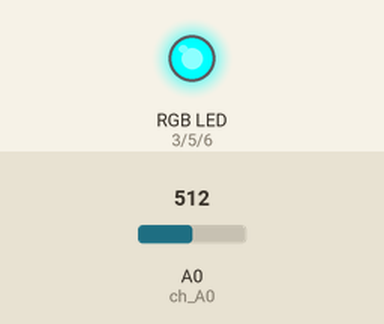
The sketch below on a simulated Arduino Uno, built with avr-gcc and run on an emulated ATmega328P. On the bench: an RGB LED mixed from three pins (HIGH = lit). The test bench sets the inputs (shaded band); at power-on: A0 (ch_A0) = 512.

Above: at 0.31 s.
At 1.4 s:
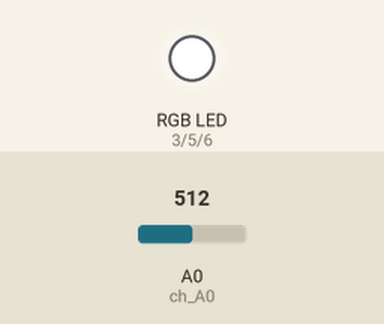
1.5 s: A0 (ch_A0) set to 0
At 2.6 s:
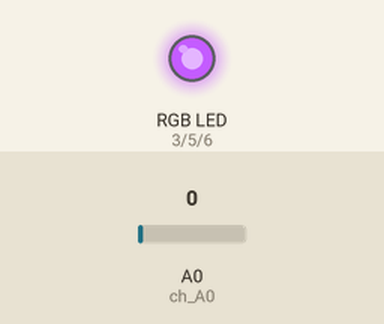
Timing chart, 0 to 2.1 s (numbered marks = the images above; inputs shaded):
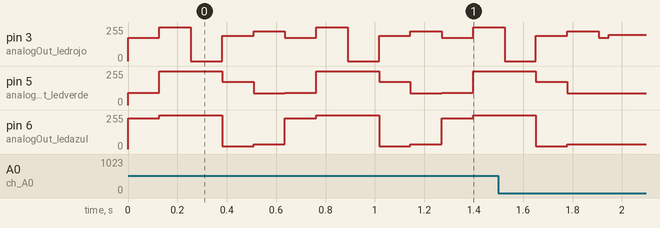

Measured:
- by itself, pin 3 (analogOut_ledrojo): repeats every 0.64 s: 255/255 0.13 s, 0/255 0.13 s, 189/255 0.13 s, 225/255 0.13 s, 174/255 0.13 s
- by itself, pin 5 (analogOut_ledverde): repeats every 0.64 s: 255/255 0.25 s, 174/255 0.13 s, 87/255 0.13 s, 92/255 0.13 s
- by itself, pin 6 (analogOut_ledazul): repeats every 0.64 s: 255/255 0.25 s, 20/255 0.13 s, 35/255 0.13 s, 230/255 0.13 s

The sketch:

CONTROL_DE_UNA_SECUENCIA_DE_COLORES_RGB.ino
```cpp
/*
  Fundacion Kinal
  Centro educativo tecnico laboral Kinal
  Perito en Electronica
  Seccion: A
  Curso: Taller de electronica digital y reparacion de computadoras I
  Alumno: David Alfredo del Cid Rodríguez
  Carnet: 2022482
  Proyecto:CONTROL DE UNA SECUENCIA DE COLORES RGB
*/
#define ch_A0 A0   // potenciometro
#define analogOut_ledrojo  3 //pin conPWM 3
#define analogOut_ledverde 5 //pin conPWM 5
#define analogOut_ledazul  6 //pin conPWM 6
//Variables
int a = 0;
unsigned int raw_potenciometro = 0;
unsigned char speedledrojo = 0;
unsigned char speedledverde = 0;
unsigned char speedledazul = 0;

void setup() {
  pinMode(ch_A0, INPUT); // potenciometro
  pinMode(analogOut_ledrojo, OUTPUT);  //pin donde utilizo el PWM como salida.  led rojo
  pinMode(analogOut_ledverde, OUTPUT);  //pin donde utilizo el PWM como salida. led verde
  pinMode(analogOut_ledazul, OUTPUT);  //pin donde utilizo el PWM como salida.  led azul
}

void loop() {
  //-------------------------------------------------------------------
  raw_potenciometro = analogRead(ch_A0); //leo el canal analogico A0
  int d = map(raw_potenciometro, 0,  1023, 0,  255 );
  analogWrite(analogOut_ledrojo  , 174 );
  analogWrite(analogOut_ledverde , 92 );
  analogWrite(analogOut_ledazul , 230 );
  delay(d);
  analogWrite(analogOut_ledrojo  , 255 );
  analogWrite(analogOut_ledverde , 255 );
  analogWrite(analogOut_ledazul , 255 );
  delay(d);
  analogWrite(analogOut_ledrojo  , 0 );
  analogWrite(analogOut_ledverde , 255 );
  analogWrite(analogOut_ledazul , 255 );
  delay(d);
  analogWrite(analogOut_ledrojo  , 189 );
  analogWrite(analogOut_ledverde , 174 );
  analogWrite(analogOut_ledazul , 20 );
  delay(d);
  analogWrite(analogOut_ledrojo  , 225 );
  analogWrite(analogOut_ledverde , 87 );
  analogWrite(analogOut_ledazul , 35 );
  delay(d);
}
```
